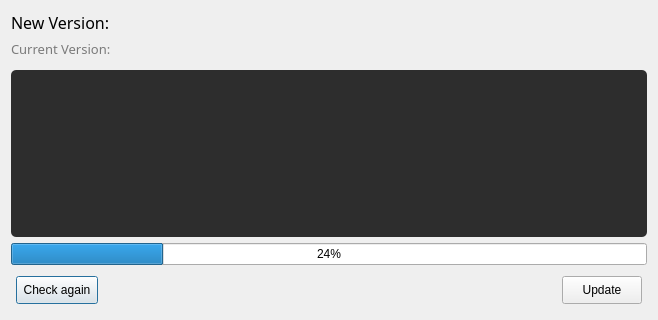
<?xml version="1.0" encoding="UTF-8"?>
<ui version="4.0">
 <class>UpdateDialog</class>
 <widget class="QDialog" name="UpdateDialog">
  <property name="geometry">
   <rect>
    <x>0</x>
    <y>0</y>
    <width>658</width>
    <height>320</height>
   </rect>
  </property>
  <property name="windowTitle">
   <string>UpdateDialog</string>
  </property>
  <property name="styleSheet">
   <string notr="true"/>
  </property>
  <layout class="QVBoxLayout" name="verticalLayout">
   <item>
    <widget class="QLabel" name="label_newVer">
     <property name="font">
      <font>
       <family>Adobe Heiti Std</family>
       <pointsize>12</pointsize>
      </font>
     </property>
     <property name="text">
      <string>New Version:</string>
     </property>
    </widget>
   </item>
   <item>
    <widget class="QLabel" name="label_ver">
     <property name="font">
      <font>
       <family>Adobe Heiti Std</family>
       <pointsize>10</pointsize>
      </font>
     </property>
     <property name="styleSheet">
      <string notr="true">color: rgb(122, 122, 122);</string>
     </property>
     <property name="text">
      <string>Current Version:</string>
     </property>
    </widget>
   </item>
   <item>
    <layout class="QVBoxLayout" name="verticalLayout_2">
     <property name="spacing">
      <number>6</number>
     </property>
     <property name="sizeConstraint">
      <enum>QLayout::SetDefaultConstraint</enum>
     </property>
     <property name="topMargin">
      <number>6</number>
     </property>
    </layout>
   </item>
   <item>
    <widget class="QTextBrowser" name="textBrowser">
     <property name="styleSheet">
      <string notr="true">QTextBrowser {
                            font: 10pt &quot;微软雅黑&quot;;
                            padding: 5px;
                            border-radius: 5px;
                            background-color: rgb(45, 45, 45); /*must, or radius fail*/
                            }
                        </string>
     </property>
     <property name="html">
      <string>&lt;!DOCTYPE HTML PUBLIC &quot;-//W3C//DTD HTML 4.0//EN&quot; &quot;http://www.w3.org/TR/REC-html40/strict.dtd&quot;&gt;
&lt;html&gt;&lt;head&gt;&lt;meta name=&quot;qrichtext&quot; content=&quot;1&quot; /&gt;&lt;style type=&quot;text/css&quot;&gt;
p, li { white-space: pre-wrap; }
&lt;/style&gt;&lt;/head&gt;&lt;body style=&quot; font-family:'微软雅黑'; font-size:10pt; font-weight:400; font-style:normal;&quot;&gt;
&lt;p style=&quot; margin-top:0px; margin-bottom:0px; margin-left:0px; margin-right:0px; -qt-block-indent:0; text-indent:0px;&quot;&gt;                            &lt;/p&gt;
&lt;p style=&quot; margin-top:0px; margin-bottom:0px; margin-left:0px; margin-right:0px; -qt-block-indent:0; text-indent:0px;&quot;&gt;                        &lt;/p&gt;&lt;/body&gt;&lt;/html&gt;</string>
     </property>
    </widget>
   </item>
   <item>
    <widget class="QProgressBar" name="progressBar">
     <property name="value">
      <number>24</number>
     </property>
    </widget>
   </item>
   <item>
    <widget class="QWidget" name="widget" native="true">
     <layout class="QHBoxLayout" name="horizontalLayout">
      <property name="spacing">
       <number>5</number>
      </property>
      <property name="leftMargin">
       <number>5</number>
      </property>
      <property name="topMargin">
       <number>5</number>
      </property>
      <property name="rightMargin">
       <number>5</number>
      </property>
      <property name="bottomMargin">
       <number>5</number>
      </property>
      <item>
       <widget class="QPushButton" name="btn_recheck">
        <property name="minimumSize">
         <size>
          <width>0</width>
          <height>28</height>
         </size>
        </property>
        <property name="text">
         <string> Check again </string>
        </property>
       </widget>
      </item>
      <item>
       <spacer name="horizontalSpacer">
        <property name="orientation">
         <enum>Qt::Horizontal</enum>
        </property>
        <property name="sizeHint" stdset="0">
         <size>
          <width>40</width>
          <height>20</height>
         </size>
        </property>
       </spacer>
      </item>
      <item>
       <widget class="QPushButton" name="btn_update">
        <property name="minimumSize">
         <size>
          <width>0</width>
          <height>28</height>
         </size>
        </property>
        <property name="text">
         <string>Update</string>
        </property>
       </widget>
      </item>
     </layout>
    </widget>
   </item>
  </layout>
 </widget>
 <resources/>
 <connections/>
</ui>
